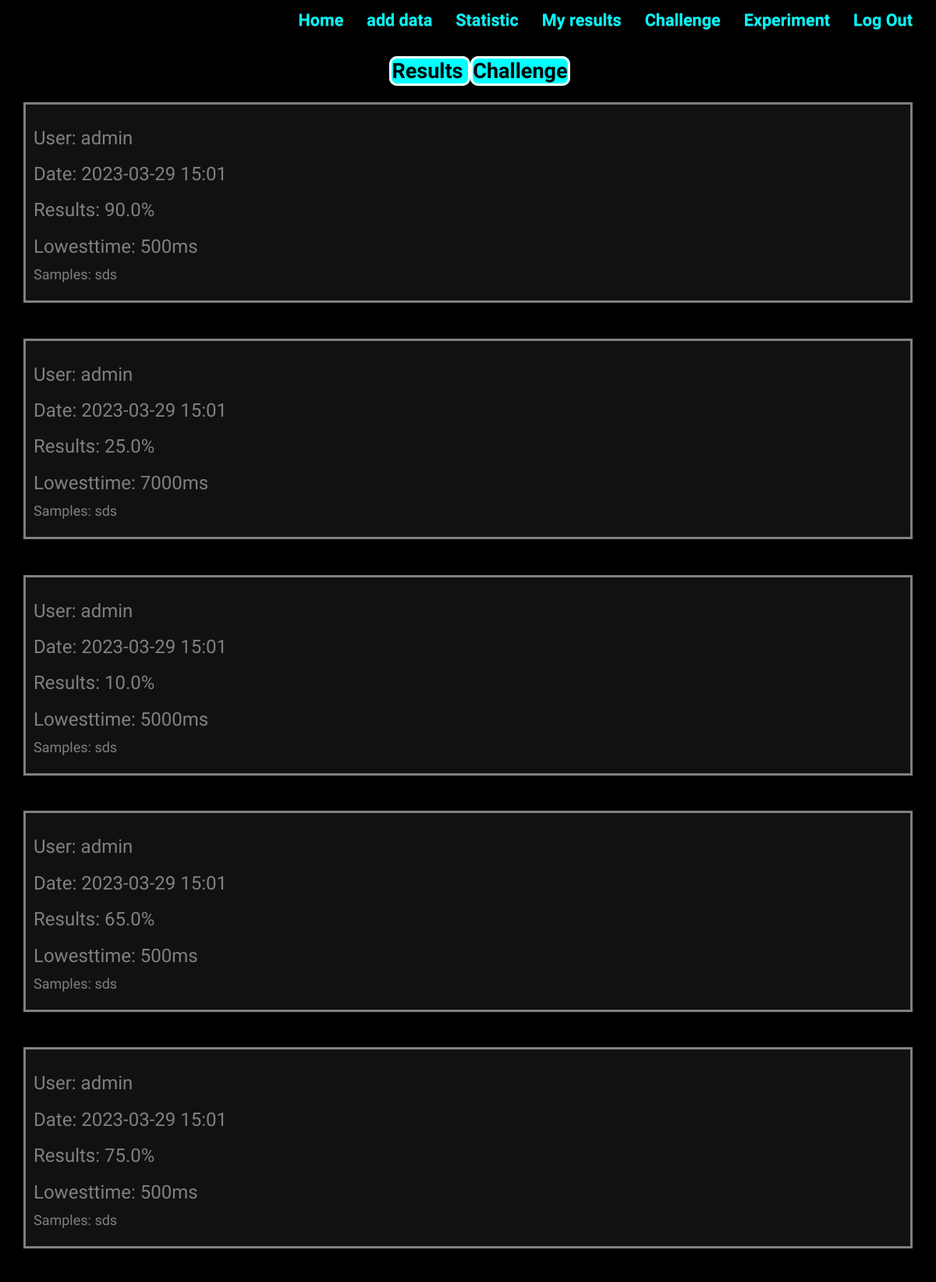
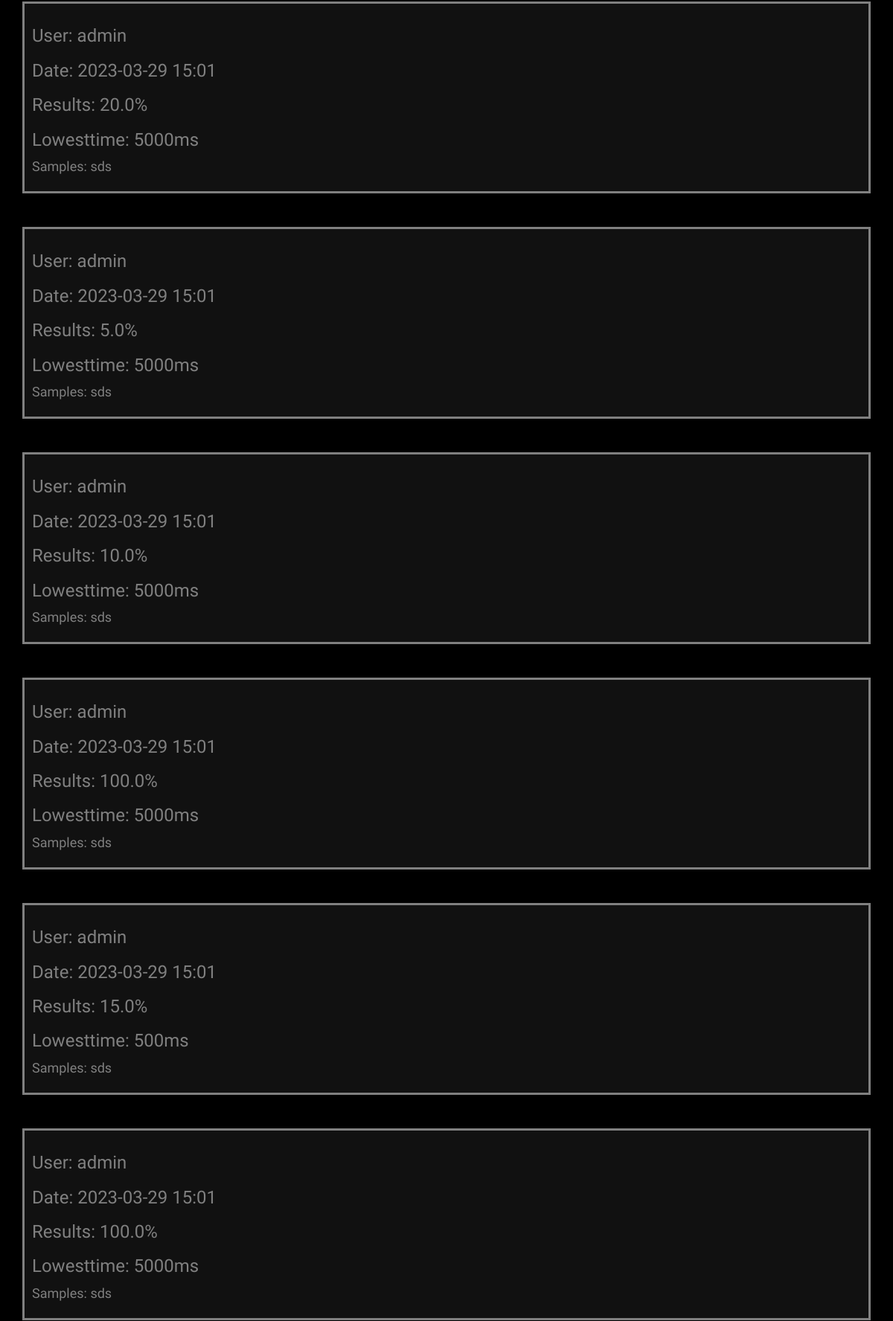
The app's page /image/chall_list/ (signed in, upper part) with its own data (2 pictures, top to bottom).
### app/models.py (models this page shows, shortened)
class Experiment(models.Model):
    user_id = models.ForeignKey(User, on_delete=models.CASCADE, null=False)
    date = models.DateTimeField(auto_now_add=True)
    pass_rate = models.FloatField(default=0, null=True)
    samples = models.CharField(max_length=256, default=None, null=False)
    duration = models.IntegerField(null=True, default=500)
    challenge = models.BooleanField(default=False)

### accounts/models.py (models this page shows)
class User(AbstractUser):
    birth_day = models.IntegerField(null=True, blank=True)
    sex = models.CharField(choices=SEX_CHOICES, max_length=10, default=None)
    ailments = models.TextField(default='', max_length=1000)
    def __str__(self):
        return f"{self.username}"

### app/views.py (the view)
# urls.py: path('chall_list/', login_required(ChallengeListView.as_view()), name='chall_list'),
class ChallengeListView(LoginRequiredMixin, ListView):
    model = Experiment
    template_name = 'app/challenge_list.html'
    context_object_name = 'challenge_list'
    def get_queryset(self):
        qs = Experiment.objects.filter(user_id=self.request.user, challenge=True)
        qs = qs.order_by('-id')
        for item in qs:
            item.samples = item.samples.replace("'", "").replace(",", "").replace("[", "").replace("]", "")
        return qs

### app/templates/app/challenge_list.html (shortened to what this page needs)
{% extends "app/result_list.html" %}
{% block results %}
{%  for item in object_list %}
<div class="card card-inverse" style="margin-top:20px">
  <div class="card-block main-card">
    <h3 class="card-title">User: {{item.user_id}}</h3>
    <h3 class="card-title">Date: {{item.date|date:"Y-m-d  H:i"}} </h3>
    <h3 class="card-title">Results: {{item.pass_rate}}% </h3>
    <h3 class="card-title">Lowesttime: {{item.duration}}ms</h3>
    <p class="card-text"> Samples:  {{item.samples}}
</div>
{% endfor %}
{% endblock %}

### app/templates/app/result_list.html
{% extends "base.html" %}
{% block content %}
<div class="container text-center">
        <a class="start-button" style="font-size:1.5em;" href="{% url 'app:exp_list' %}"> Results </a>
        <a class="start-button" style="font-size:1.5em;" href="{% url 'app:chall_list' %}"> Challenge </a>
    </div>
{% block results %}
{% endblock %}
{% endblock %}

### templates/base.html (shortened to what this page needs)
<!DOCTYPE html>
{% load static %}
<html lang="en">
<head>
    <link rel="stylesheet" href="https://cdn.jsdelivr.net/npm/bootstrap@3.3.7/dist/css/bootstrap.min.css">
<link rel="stylesheet" href="https://cdn.jsdelivr.net/npm/bootstrap@3.3.7/dist/css/bootstrap-theme.min.css">
    <link rel="stylesheet" href="{% static 'css/master.css' %}">
</head>
<body>
<nav class="navbar mynav" role="navigation" id="navbar">
    <div class="container">
        <ul class="nav navbar-nav navbar-right">
            <li> <a  class="basenav" href="{% url 'home' %}" >Home</a></li>
            {% if user.is_authenticated %}
                {% if user.is_superuser %}
                   <li> <a class="basenav" href="{% url 'app:data' %}"> add data</a></li>
                {% endif %}
                <li> <a  class="basenav" href="{% url 'statistic:plot' %}"> Statistic </a></li>
                <li> <a  class="basenav" href="{% url 'app:list' %}"> My results </a></li>
                <li> <a  class="basenav" href="{% url 'app:challenge' %}"> Challenge </a></li>
                <li> <a  class="basenav" href="{% url 'app:experiment' %}"> Experiment </a></li>
                <li> <a  class="basenav" href="{% url 'accounts:logout' %}"> Log Out</a></li>
            {% else %}
            <li> <a  class="basenav" href="{% url 'accounts:login' %}">Log In</a></li>
            <li> <a  class="basenav" href="{% url 'accounts:signup' %}">Sign Up</a></li>
            {% endif %}
        </ul>
    </div>
</nav>
<div class='container'>
{% block content %}
{% endblock %}
</body>
</html>

### static/css/master.css (style rules this page uses)
html { overflow-y: scroll; }
body { margin: 0; overflow: hidden; background: black; color: gray; font-size: large; font-family: 'Carter One', cursive; }
.main-card { background: #111; padding: 10px; border-style: solid; }
.basenav { color: aqua; font-size: larger; font-weight: 900; transition-duration: 300ms; }
ul { list-style-type: none; }
.start-button { width: 100%; background-color: aqua; color: black; font-size: larger; font-weight: 900; border-radius: 10px; border: 3px solid white; transition-duration: 300ms; }

### records on screen
Experiment: user_id "admin", date "2023-03-29 15:01", pass_rate "90.0", duration "500", samples "sds"
Experiment: user_id "admin", date "2023-03-29 15:01", pass_rate "25.0", duration "7000", samples "sds"
Experiment: user_id "admin", date "2023-03-29 15:01", pass_rate "10.0", duration "5000", samples "sds"
Experiment: user_id "admin", date "2023-03-29 15:01", pass_rate "65.0", duration "500", samples "sds"
Experiment: user_id "admin", date "2023-03-29 15:01", pass_rate "75.0", duration "500", samples "sds"
Experiment: user_id "admin", date "2023-03-29 15:01", pass_rate "20.0", duration "5000", samples "sds"
Experiment: user_id "admin", date "2023-03-29 15:01", pass_rate "5.0", duration "5000", samples "sds"
Experiment: user_id "admin", date "2023-03-29 15:01", pass_rate "10.0", duration "5000", samples "sds"
Experiment: user_id "admin", date "2023-03-29 15:01", pass_rate "100.0", duration "5000", samples "sds"
Experiment: user_id "admin", date "2023-03-29 15:01", pass_rate "15.0", duration "500", samples "sds"
Experiment: user_id "admin", date "2023-03-29 15:01", pass_rate "100.0", duration "5000", samples "sds"
